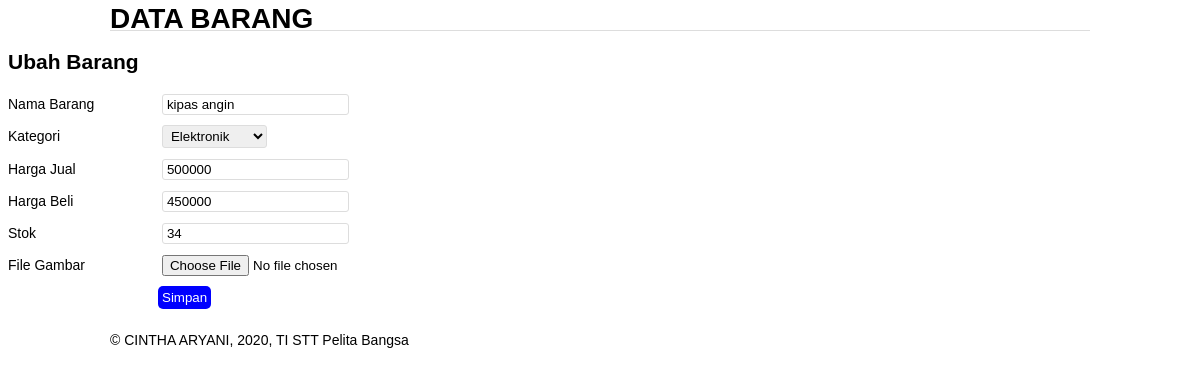
The page /edit_barang.php?id=2 (signed in) on the database its author committed.
### tables this page shows
CREATE TABLE IF NOT EXISTS `data_barang` (
  `id_barang` int(10) NOT NULL AUTO_INCREMENT,
  `kategori` varchar(30) NOT NULL,
  `nama` varchar(30) NOT NULL,
  `gambar` varchar(100) NOT NULL,
  `harga_beli` decimal(10,0) NOT NULL,
  `harga_jual` decimal(10,0) NOT NULL,
  `stok` int(4) NOT NULL,
  PRIMARY KEY (`id_barang`)
);

### edit_barang.php (the view, shortened to what this page needs)
<?php
include_once 'koneksi.php';
$id = $_GET['id'];
$sql = "SELECT * FROM data_barang WHERE id_barang = '{$id}'";
$result = mysqli_query($conn, $sql);
$data = mysqli_fetch_array($result);
function is_select($var, $val) {
    if ($var == $val) return 'selected="selected"';
return false;
}
include_once 'header.php';
?>
<h2>Ubah Barang</h2>
<form method="post" action="edit_barang.php" enctype="multipart/form-data">
    <div class="input">
      <label>Nama Barang</label>
      <input type="text" name="nama" value="<?php echo $data['nama'];?>" />
    </div>
    <div class="input">
      <label>Kategori</label>
      <select name="kategori">
        <option value="Elektronik" <?php echo is_select('Elektronik', $data['kategori']);?>>Elektronik</option>
      </select>
    </div>
    <div class="input">
      <label>Harga Jual</label>
      <input type="text" name="harga_jual" value="<?php echo $data['harga_jual'];?>" />
    </div>
    <div class="input">
      <label>Harga Beli</label>
      <input type="text" name="harga_beli" value="<?php echo $data['harga_beli'];?>" />
    </div>
    <div class="input">
      <label>Stok</label>
      <input type="text" name="stok" value="<?php echo $data['stok'];?>" />
    </div>
    <div class="input">
      <label>File Gambar</label>
      <input type="file" name="file_gambar" />
    </div>
    <div class="submit">
      <input type="submit" name="submit" value="Simpan"/>
    </div>
</form>
<?php
include_once 'footer.php';
?>

### style.css (style rules this page uses)
body { font-family: Arial, Helvetica, sans-serif; font-size: 14px; line-height: 22px; }
form { margin: 20px 0; }
.input, .submit { margin: 10px 0; }
.input label { display: inline-block; width: 150px; }
.input select, .input input[type="text"] { border-radius: 3px; border: 1px solid #ddd; padding: 2px 4px; }
.submit input[type="submit"] { margin-left: 150px; border: 0; border-radius: 5px; background-color: blue; color: #fff; padding: 4px; cursor: pointer; }

### rows shown on the page
data_barang: nama "kipas angin", harga_jual "500000", harga_beli "450000", stok "34"
